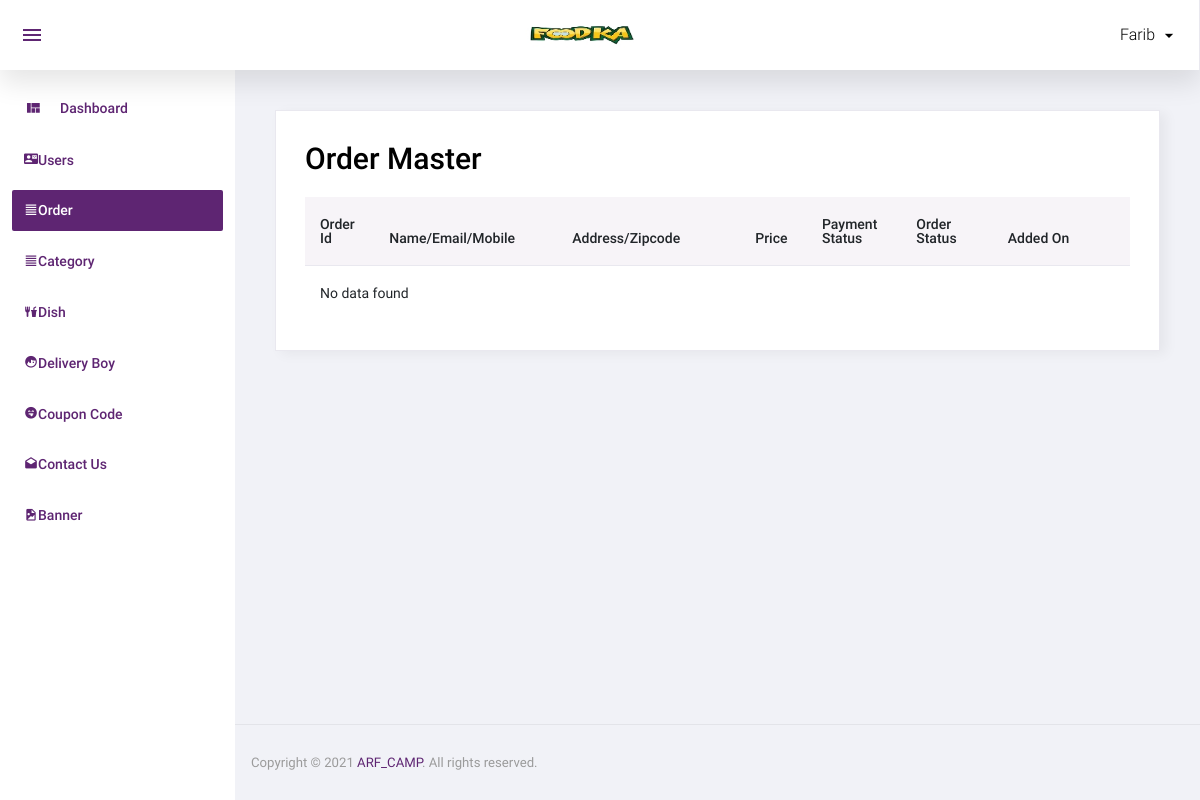
/admin/order.php (signed in), run on an earlier commit of the app's database.
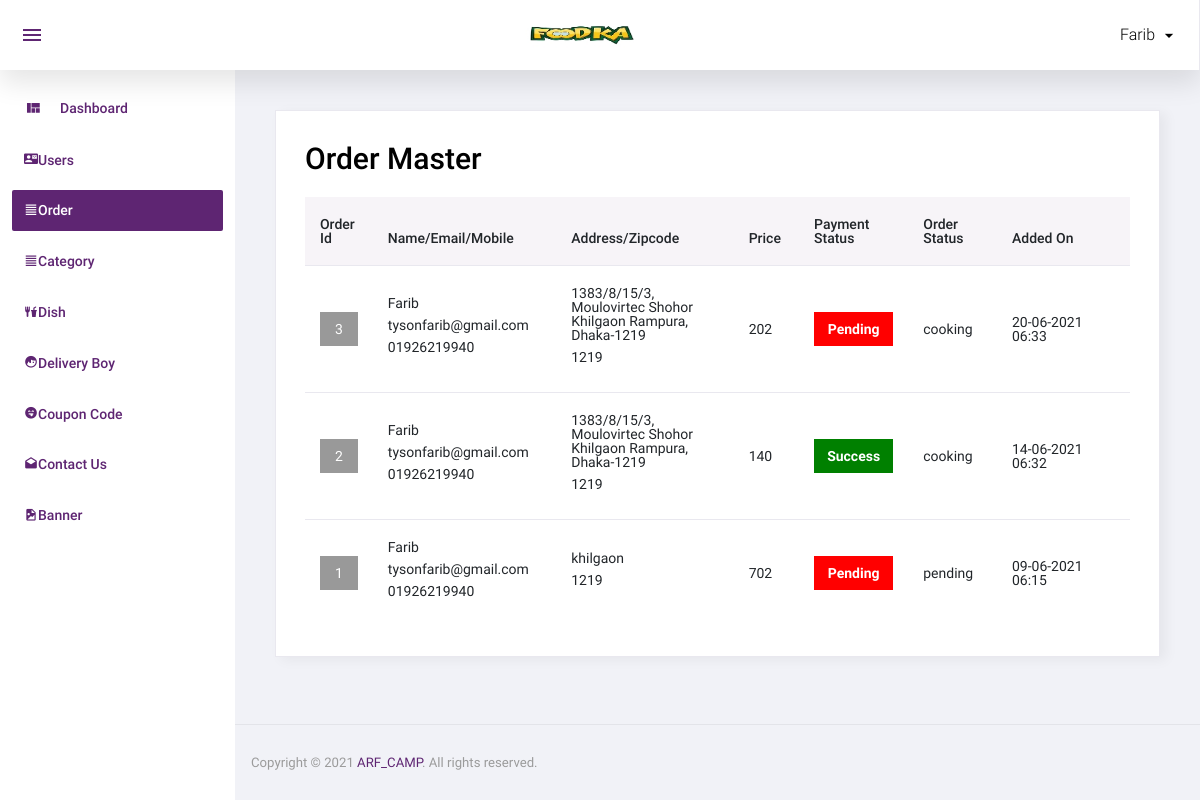
And on a later commit of the database.
### tables this page shows
CREATE TABLE `order_master` (
  `id` int(11) NOT NULL,
  `user_id` int(11) NOT NULL,
  `name` varchar(50) NOT NULL,
  `email` varchar(50) NOT NULL,
  `mobile` varchar(50) NOT NULL,
  `address` text NOT NULL,
  `total_price` float NOT NULL,
  `zipcode` varchar(10) NOT NULL,
  `delivery_boy_id` int(11) NOT NULL,
  `payment_status` varchar(20) NOT NULL,
  `order_status` int(11) NOT NULL,
  `added_on` datetime NOT NULL
);

CREATE TABLE `order_status` (
  `id` int(11) NOT NULL,
  `order_status` varchar(50) NOT NULL
);

### admin/order.php (the view, shortened to what this page needs)
<?php
include('top.php');
$sql="select order_master.*,order_status.order_status as order_status_str from order_master,order_status where order_master.order_status=order_status.id order by order_master.id desc";
$res=mysqli_query($con,$sql);
?>
  <div class="card">
            <div class="card-body">
              <h1 class="grid_title">Order Master</h1>
			  <div class="row grid_box">
                <div class="col-12">
                  <div class="table-responsive">
                    <table id="order-listing" class="table">
                      <thead>
                        <tr>
                            <th width="5%">Order Id</th>
                            <th width="20%">Name/Email/Mobile</th>
							<th width="20%">Address/Zipcode</th>
							<th width="5%">Price</th>
							<th width="10%">Payment Status</th>
							<th width="10%">Order Status</th>
                            <th width="15%">Added On</th>
                        </tr>
                      </thead>
                      <tbody>
                        <?php if(mysqli_num_rows($res)>0){
						while($row=mysqli_fetch_assoc($res)){
						?>
						<tr>
                            <td>
								<div class="div_order_id">
									<a href="order_detail.php?id=<?php echo $row['id']?>"><?php echo $row['id']?></a>
								</div>
							</td>
                            <td>
								<p><?php echo $row['name']?></p>
								<p><?php echo $row['email']?></p>
								<p><?php echo $row['mobile']?></p>
							<td>
								<p><?php echo $row['address']?></p>
								<p><?php echo $row['zipcode']?></p>
							</td>
							<td><?php echo $row['total_price']?></td>
							<td>
								<div class="payment_status payment_status_<?php echo $row['payment_status']?>"><?php echo ucfirst($row['payment_status'])?></div>
							</td>
							<td><?php echo $row['order_status_str']?></td>
							<td>
							<?php
							$dateStr=strtotime($row['added_on']);
							echo date('d-m-Y h:s',$dateStr);
							?>
							</td>
                        </tr>
                        <?php
						} } else { ?>
						<tr>
							<td colspan="5">No data found</td>
						</tr>
						<?php } ?>
                      </tbody>
                    </table>
                  </div>
				</div>
              </div>
            </div>
          </div>
<?php include('footer.php');?>

### admin/top.php (shortened to what this page needs)
<!DOCTYPE html>
<html lang="en">
<head>
  <link rel="stylesheet" href="assets/css/materialdesignicons.min.css">
  <link rel="stylesheet" href="assets/css/vendor.bundle.base.css">
   <link rel="stylesheet" href="assets/css/dataTables.bootstrap4.css">
  <link rel="stylesheet" href="assets/css/bootstrap-datepicker.min.css">
  <link rel="stylesheet" href="assets/css/style.css">
</head>
<body class="sidebar-light">
  <div class="container-scroller">
    <nav class="navbar col-lg-12 col-12 p-0 fixed-top d-flex flex-row">
      <div class="navbar-menu-wrapper d-flex align-items-stretch justify-content-between">
        <ul class="navbar-nav mr-lg-2 d-none d-lg-flex">
          <li class="nav-item nav-toggler-item">
            <button class="navbar-toggler align-self-center" type="button" data-toggle="minimize">
              <span class="mdi mdi-menu"></span>
            </button>
          </li>
        </ul>
        <div class="text-center navbar-brand-wrapper d-flex align-items-center justify-content-center">
          <a class="navbar-brand brand-logo" href="index.php"><img src="assets/images/foodka200_90.jpg" alt="logo"/></a>
        </div>
        <ul class="navbar-nav navbar-nav-right">
          <li class="nav-item nav-profile dropdown">
            <a class="nav-link dropdown-toggle" href="#" data-toggle="dropdown" id="profileDropdown">
              <span class="nav-profile-name"><?php echo $_SESSION['ADMIN_USER'] ?></span>
            </a>
          </li>
        </ul>
      </div>
    </nav>
    <div class="container-fluid page-body-wrapper">
      <nav class="sidebar sidebar-offcanvas" id="sidebar">
        <ul class="nav">
          <li class="nav-item">
            <a class="nav-link" href="index.php">
              <i class="mdi mdi-view-quilt menu-icon"></i>
              <span class="menu-title"> Dashboard</span>
            </a>
          </li>
          <li class="nav-item">
            <a class="nav-link" href="user.php">
              <i class="mdi mdi-contact-mail"></i>
              <span class="menu-title"> Users</span>
            </a>
          </li>
<li class="nav-item">
            <a class="nav-link" href="order.php">
              <i class="mdi mdi-format-align-justify"></i>
              <span class="menu-title">Order</span>
            </a>
          </li>
  <li class="nav-item">
            <a class="nav-link" href="category.php">
              <i class="mdi mdi-format-align-justify"></i>
              <span class="menu-title"> Category</span>
            </a>
          </li>
 <li class="nav-item">
            <a class="nav-link" href="dish.php">
              <i class="mdi mdi-food-fork-drink"></i>
              <span class="menu-title"> Dish</span>
            </a>
          </li>
      <li class="nav-item">
            <a class="nav-link" href="delivery_boy.php">
              <i class="mdi mdi-face-profile"></i>
              <span class="menu-title"> Delivery Boy</span>
            </a>
          </li>
       <li class="nav-item">
            <a class="nav-link" href="coupon_code.php">
              <i class="mdi mdi-emoticon-tongue"></i>
              <span class="menu-title"> Coupon Code</span>
            </a>
          </li>
          <li class="nav-item">
            <a class="nav-link" href="contact_us.php">
              <i class="mdi mdi-email-open"></i>
              <span class="menu-title"> Contact Us</span>
            </a>
          </li>
          <li class="nav-item">
            <a class="nav-link" href="banner.php">
              <i class="mdi mdi-file-image"></i>
              <span class="menu-title"> Banner</span>
            </a>
          </li>
        </ul>
      </nav>
      <div class="main-panel">
        <div class="content-wrapper">

### admin/footer.php (shortened to what this page needs)
        </div>
        <footer class="footer">
          <div class="d-sm-flex justify-content-center justify-content-sm-between">
            <span class="text-muted text-center text-sm-left d-block d-sm-inline-block">Copyright © <?php echo date('Y') ?><a href="https://arf-camp.github.io/portfolio/" target="_blank"> ARF_CAMP</a>. All rights reserved.</span>
          </div>
        </footer>
      </div>
    </div>
  </div>
</body>
</html>

What changed in the data, as far as the page shows it:
added order_master: id "3", name "Farib", email "tysonfarib@gmail.com", mobile "01926219940", address "1383/8/15/3, Moulovirtec Shohor Khilgaon Rampura, Dhaka-1219", zipcode "1219", total_price "202", payment_status "Pending", order_status.order_status "cooking", added_on "20-06-2021 06:33"
added order_master: id "2", name "Farib", email "tysonfarib@gmail.com", mobile "01926219940", address "1383/8/15/3, Moulovirtec Shohor Khilgaon Rampura, Dhaka-1219", zipcode "1219", total_price "140", payment_status "Success", order_status.order_status "cooking", added_on "14-06-2021 06:32"
added order_master: id "1", name "Farib", email "tysonfarib@gmail.com", mobile "01926219940", address "khilgaon", zipcode "1219", total_price "702", payment_status "Pending", order_status.order_status "pending", added_on "09-06-2021 06:15"
Also different on the page:
text no longer shown: "No data found"
